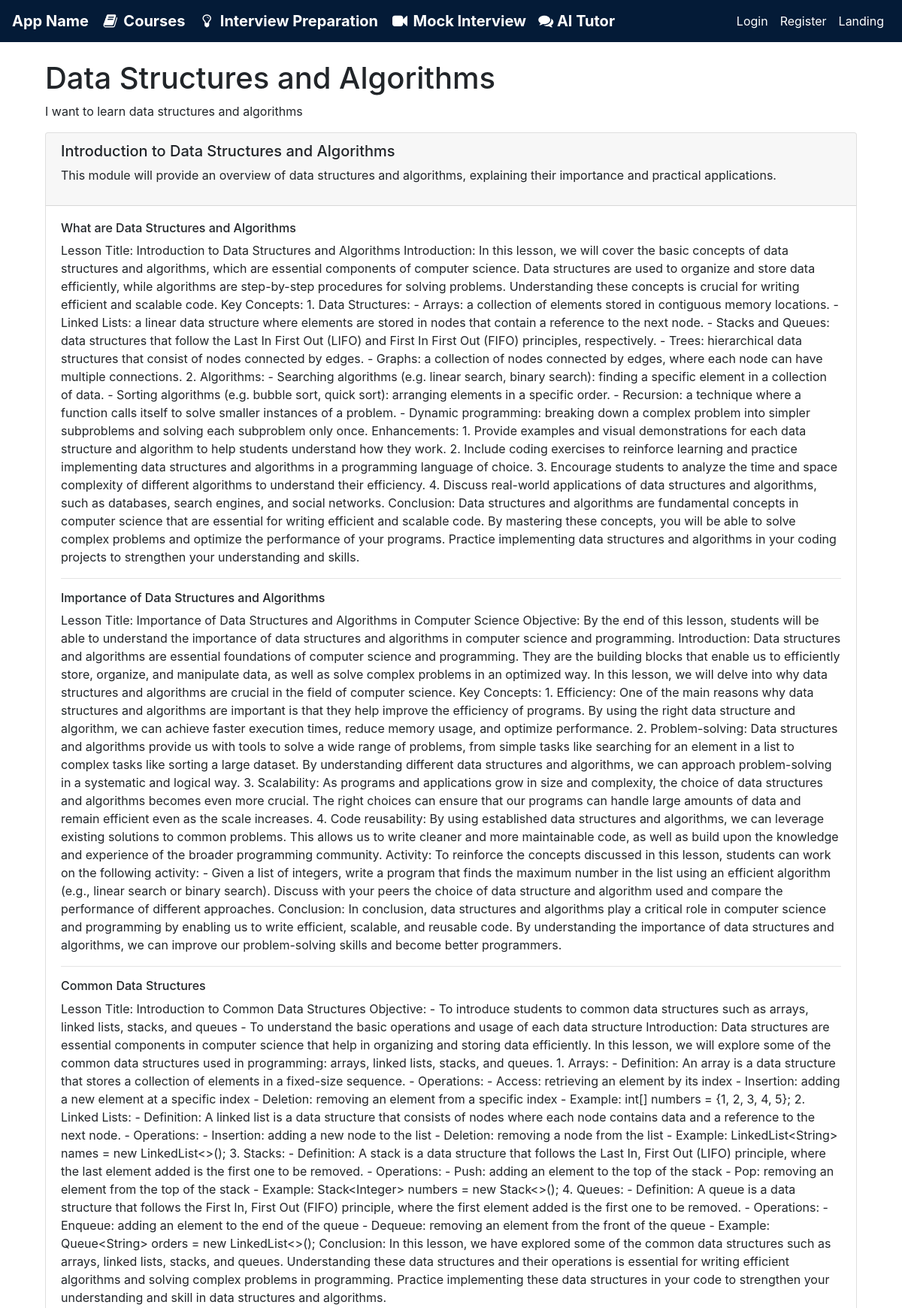
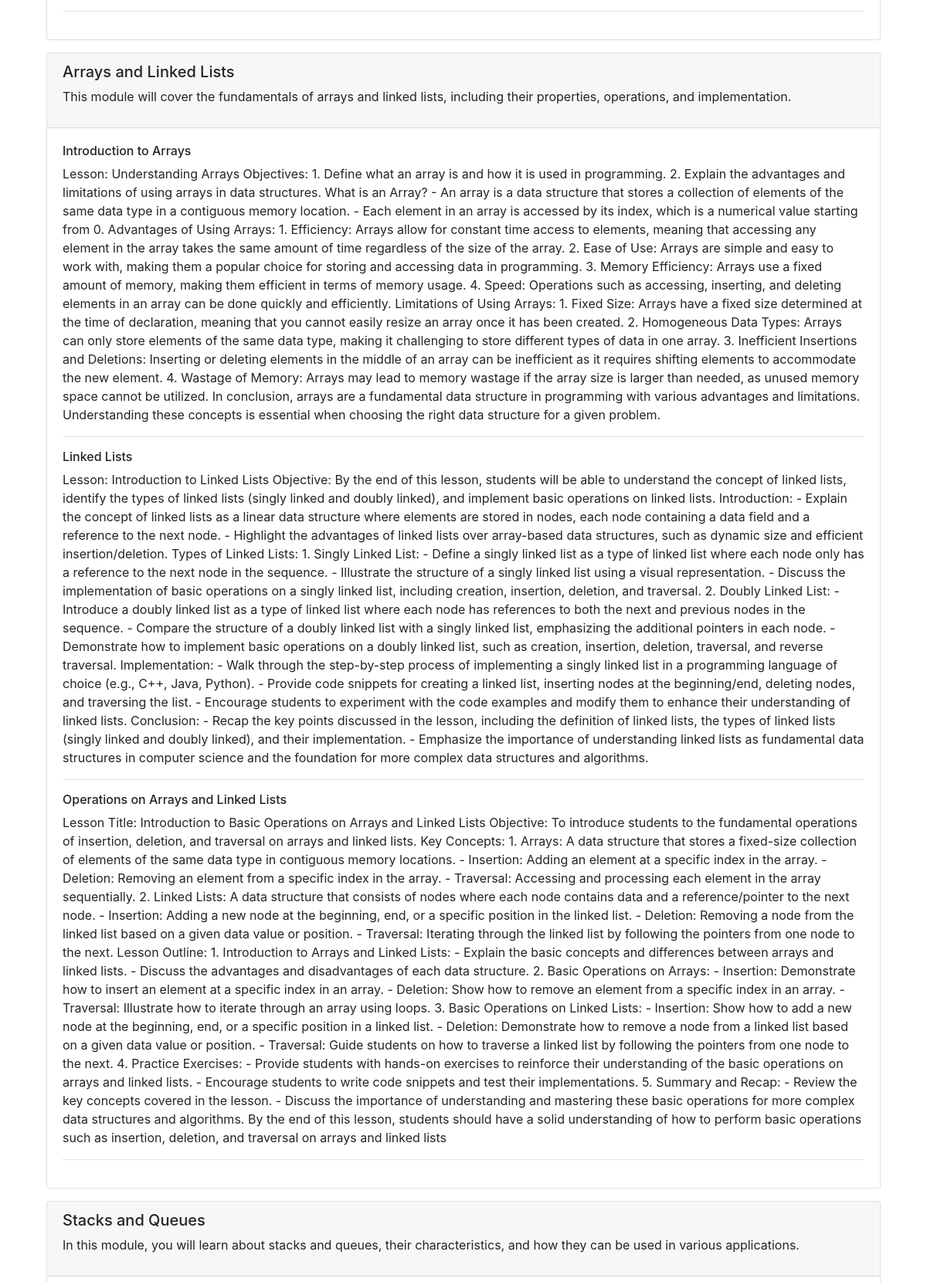
/courses/1 (upper part), run on the app's committed database (2 pictures, top to bottom).
### models.py (models this page shows, shortened)
class Course(db.Model):
    __tablename__ = 'courses'
    id = db.Column(db.Integer, primary_key=True)
    title = db.Column(db.String(50), nullable=False, unique=True)
    description = db.Column(db.String(250), nullable=False, unique=True)
    created_at = db.Column(db.DateTime, default=datetime.utcnow)
    modules = db.relationship('Module', backref='course', lazy=True, cascade="all, delete-orphan")
    enrolled = db.Column(db.Boolean, default=False)
    completed = db.Column(db.Boolean, default=False)  # Tracking course completion
    completed_at = db.Column(db.DateTime, nullable=True)  # For tracking date of course completion
    user_id = db.Column(db.Integer, db.ForeignKey('user.id'), nullable=False)
    quizzes = db.relationship('Quiz', backref='course', lazy=True)

class Module(db.Model):
    __tablename__ = 'modules'
    id = db.Column(db.Integer, primary_key=True)
    title = db.Column(db.String(50), nullable=False, unique=True)
    description = db.Column(db.String(250), nullable=False, unique=True)
    created_at = db.Column(db.DateTime, default=datetime.utcnow)
    course_id = db.Column(db.Integer, db.ForeignKey('courses.id'), nullable=False)
    lessons = db.relationship('Lesson', backref='module', lazy=True, cascade="all, delete-orphan")

class Lesson(db.Model):
    __tablename__ = 'lessons'
    id = db.Column(db.Integer, primary_key=True)
    title = db.Column(db.String(50), nullable=False, unique=True)
    content = db.Column(db.Text, nullable=False)
    quiz = db.Column(db.Text, nullable=True)  # Assuming quiz is stored as JSON or similar
    created_at = db.Column(db.DateTime, default=datetime.utcnow)
    module_id = db.Column(db.Integer, db.ForeignKey('modules.id'), nullable=False)
    is_completed = db.Column(db.Boolean, default=False)
    completion_date = db.Column(db.DateTime, nullable=True)

### app.py (the view)
@app.route('/courses/<int:course_id>', methods=['GET'])
def view_course(course_id):
    course = Course.query.get_or_404(course_id)
    return render_template('view_course.html', course=course)

### templates/view_course.html (shortened to what this page needs)
{% extends "base.html" %}
{% block content %}
<div class="container mt-4">
    <h1>{{ course.title }}</h1>
    <p>{{ course.description }}</p>
    {% for module in course.modules %}
    <div class="card mb-3">
        <div class="card-header">
            <h5>{{ module.title }}</h5>
            <p>{{ module.description }}</p>
        </div>
        <div class="card-body">
            {% for lesson in module.lessons %}
            <div class="lesson">
                <h6>{{ lesson.title }}</h6>
                <p>{{ lesson.content }}</p>
            </div>
            <hr>
            {% endfor %}
        </div>
    </div>
    {% endfor %}
</div>
{% endblock %}

### data on the page
Course: title "Data Structures and Algorithms", description "I want to learn data structures and algorithms"
Module: title "Introduction to Data Structures and Algorithms", description "This module will provide an overview of data structures and algorithms, explaining their importance and practical applications."
Lesson: title "What are Data Structures and Algorithms", content "Lesson Title: Introduction to Data Structures and Algorithms Introduction: In this lesson, we will cover the basic concepts of data structures and algorithms, which are essential components of computer science. Data structures are used to organize and store data efficiently, while algorithms are step-by-step procedures for solving problems. Understanding these concepts is crucial for writing efficient and scalable code. Key Concepts: 1. Data Structures: - Arrays: a collection of elements stored in contiguous memory locations. - Linked Lists: a linear data structure where elements are stored in nodes that contain a reference to the next node. - Stacks and Queues: data structures that follow…"
Lesson: title "Importance of Data Structures and Algorithms", content "Lesson Title: Importance of Data Structures and Algorithms in Computer Science Objective: By the end of this lesson, students will be able to understand the importance of data structures and algorithms in computer science and programming. Introduction: Data structures and algorithms are essential foundations of computer science and programming. They are the building blocks that enable us to efficiently store, organize, and manipulate data, as well as solve complex problems in an optimized way. In this lesson, we will delve into why data structures and algorithms are crucial in the field of computer science. Key Concepts: 1. Efficiency: One of the main reasons why data structures and…"
Lesson: title "Common Data Structures", content "Lesson Title: Introduction to Common Data Structures Objective: - To introduce students to common data structures such as arrays, linked lists, stacks, and queues - To understand the basic operations and usage of each data structure Introduction: Data structures are essential components in computer science that help in organizing and storing data efficiently. In this lesson, we will explore some of the common data structures used in programming: arrays, linked lists, stacks, and queues. 1. Arrays: - Definition: An array is a data structure that stores a collection of elements in a fixed-size sequence. - Operations: - Access: retrieving an element by its index - Insertion: adding a new…"
Module: title "Arrays and Linked Lists", description "This module will cover the fundamentals of arrays and linked lists, including their properties, operations, and implementation."
Lesson: title "Introduction to Arrays", content "Lesson: Understanding Arrays Objectives: 1. Define what an array is and how it is used in programming. 2. Explain the advantages and limitations of using arrays in data structures. What is an Array? - An array is a data structure that stores a collection of elements of the same data type in a contiguous memory location. - Each element in an array is accessed by its index, which is a numerical value starting from 0. Advantages of Using Arrays: 1. Efficiency: Arrays allow for constant time access to elements, meaning that accessing any element in the array takes the same amount of time regardless of the size of the array. 2. Ease of Use: Arrays are simple and easy to work with, making them a…"
Lesson: title "Linked Lists", content "Lesson: Introduction to Linked Lists Objective: By the end of this lesson, students will be able to understand the concept of linked lists, identify the types of linked lists (singly linked and doubly linked), and implement basic operations on linked lists. Introduction: - Explain the concept of linked lists as a linear data structure where elements are stored in nodes, each node containing a data field and a reference to the next node. - Highlight the advantages of linked lists over array-based data structures, such as dynamic size and efficient insertion/deletion. Types of Linked Lists: 1. Singly Linked List: - Define a singly linked list as a type of linked list where each node only has…"
Lesson: title "Operations on Arrays and Linked Lists", content "Lesson Title: Introduction to Basic Operations on Arrays and Linked Lists Objective: To introduce students to the fundamental operations of insertion, deletion, and traversal on arrays and linked lists. Key Concepts: 1. Arrays: A data structure that stores a fixed-size collection of elements of the same data type in contiguous memory locations. - Insertion: Adding an element at a specific index in the array. - Deletion: Removing an element from a specific index in the array. - Traversal: Accessing and processing each element in the array sequentially. 2. Linked Lists: A data structure that consists of nodes where each node contains data and a reference/pointer to the next node. - Insertion:…"
Module: title "Stacks and Queues", description "In this module, you will learn about stacks and queues, their characteristics, and how they can be used in various applications."
